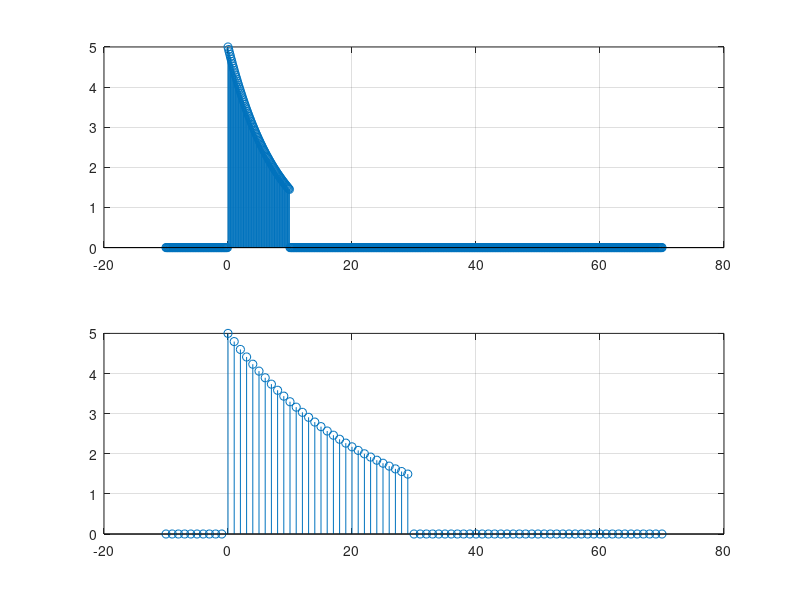

Write the MATLAB code that produced this figure.
%Part A3 Linear transformation
t = (-10:0.1:70); %Continuous Signal
n = (-10:70); %Discrete Signal

figure;
u = @(t)1.0.*(t>=0); 
f = @(t)5.*exp(-t/8);
z = @(t)f(t).*(u(t)-u(t-10));
subplot(2,1,1);
stem(t,z(t));
grid;

%i y3(t) = z(t/3)
y3 = @(t)z(t/3); %Continuous
subplot(2,1,2);
stem(n,y3(n));
grid;

%y3n = @(n)y(n/3); %y3n Discrete
%subplot(2,2,3);
%stem(n,y3n(n));
%grid;

%ii
%Explain why
